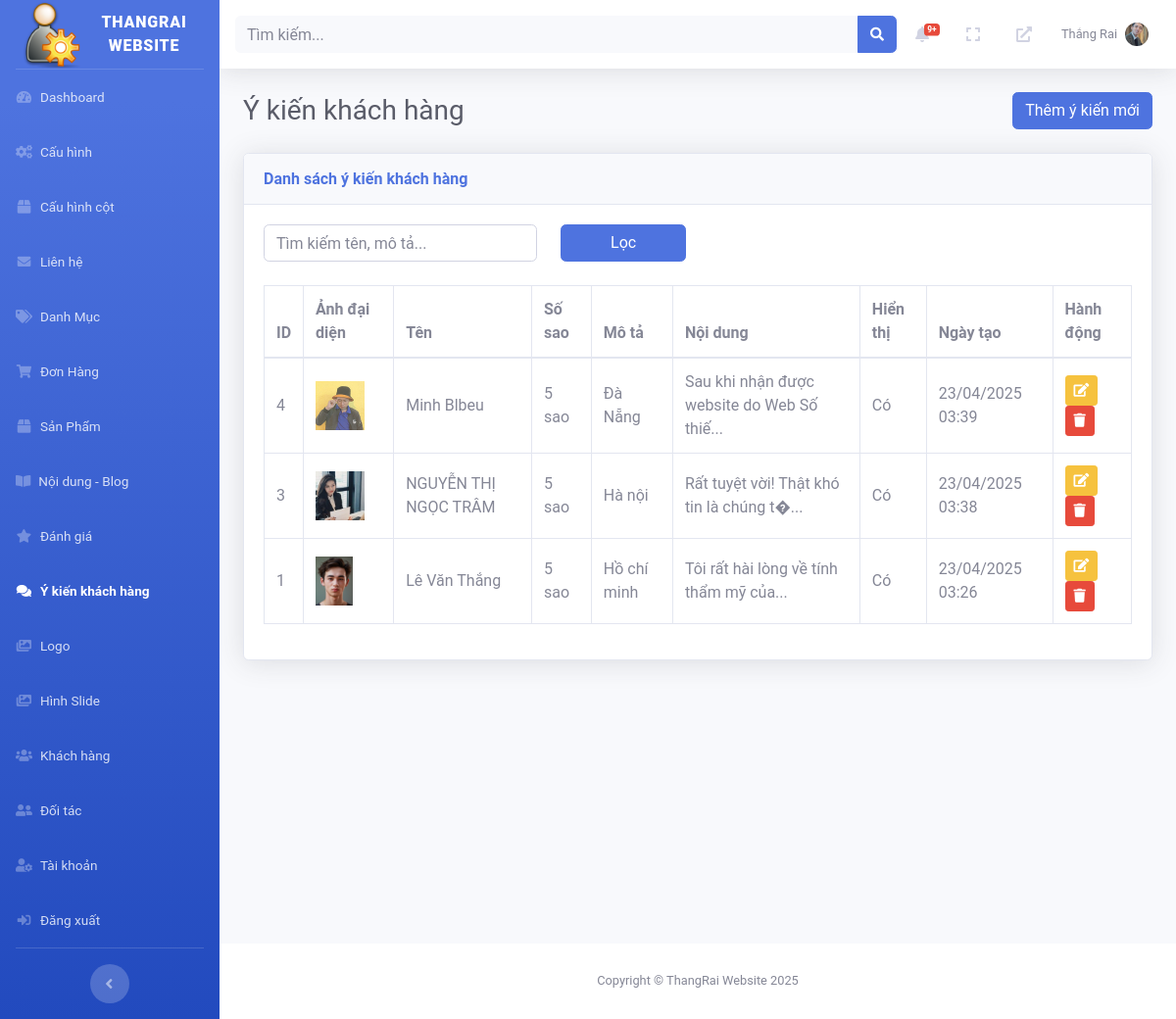
Page /admin/index.php?page=Customerreviews (signed in) on the committed database.
### tables this page shows
CREATE TABLE `customer_reviews` (
  `id` int NOT NULL,
  `name` varchar(255) NOT NULL,
  `rating` int NOT NULL,
  `description` text NOT NULL,
  `content` text NOT NULL,
  `is_visible` tinyint(1) DEFAULT '1',
  `created_at` timestamp NULL DEFAULT CURRENT_TIMESTAMP,
  `avatar` varchar(255) DEFAULT NULL
);

### admin/pages/Customerreviews/index.php (the view, shortened to what this page needs)
<?php
require_once 'C:/laragon/www/2/admin/config/db_connect.php';
$limit = 5;
$page_num = isset($_GET['page_num']) ? (int)$_GET['page_num'] : 1;
$offset = ($page_num - 1) * $limit;
$search = isset($_GET['search']) ? trim($_GET['search']) : '';
$params = [];
$sql = "SELECT * FROM customer_reviews WHERE 1=1";
$sql .= " ORDER BY created_at DESC LIMIT $limit OFFSET $offset";
$stmt = $pdo->prepare($sql);
$stmt->execute($params);
$reviews = $stmt->fetchAll(PDO::FETCH_ASSOC);
?>
<div class="d-sm-flex align-items-center justify-content-between mb-4">
    <h1 class="h3 mb-0 text-gray-800">Ý kiến khách hàng</h1>
    <a href="?page=customerreviews&subpage=add" class="btn btn-primary">Thêm ý kiến mới</a>
</div>
<div class="card shadow mb-4">
    <div class="card-header py-3">
        <h6 class="m-0 font-weight-bold text-primary">Danh sách ý kiến khách hàng</h6>
    </div>
    <div class="card-body">
        <form method="GET" class="mb-4">
            <div class="row">
                <div class="col-md-4">
                    <input type="text" name="search" class="form-control" placeholder="Tìm kiếm tên, mô tả..." value="<?php echo htmlspecialchars($search); ?>">
                </div>
                <div class="col-md-2">
                    <button type="submit" class="btn btn-primary btn-block">Lọc</button>
                </div>
            </div>
        </form>
        <div class="table-responsive">
            <table class="table table-bordered" width="100%" cellspacing="0">
                <thead>
                    <tr>
                        <th>ID</th>
                        <th>Ảnh đại diện</th>
                        <th>Tên</th>
                        <th>Số sao</th>
                        <th>Mô tả</th>
                        <th>Nội dung</th>
                        <th>Hiển thị</th>
                        <th>Ngày tạo</th>
                        <th>Hành động</th>
                    </tr>
                </thead>
                <tbody>
                    <?php foreach ($reviews as $review_item): ?>
                        <tr>
                            <td><?php echo $review_item['id']; ?></td>
                            <td>
                                <?php if ($review_item['avatar']): ?>
                                    <img src="<?php echo htmlspecialchars($review_item['avatar']); ?>" alt="Avatar" style="max-width: 50px; max-height: 50px;">
                                <?php else: ?>
                                    Không có
                                <?php endif; ?>
                            </td>
                            <td><?php echo htmlspecialchars($review_item['name']); ?></td>
                            <td><?php echo $review_item['rating']; ?> sao</td>
                            <td><?php echo htmlspecialchars($review_item['description']); ?></td>
                            <td><?php echo htmlspecialchars(substr($review_item['content'], 0, 50)) . (strlen($review_item['content']) > 50 ? '...' : ''); ?></td>
                            <td><?php echo $review_item['is_visible'] ? 'Có' : 'Không'; ?></td>
                            <td><?php echo date('d/m/Y H:i', strtotime($review_item['created_at'])); ?></td>
                            <td>
                                <a href="?page=customerreviews&subpage=edit&id=<?php echo $review_item['id']; ?>" class="btn btn-warning btn-sm" title="Sửa">
                                    <i class="fas fa-edit"></i>
                                </a>
                                <a href="?page=customerreviews&subpage=delete&id=<?php echo $review_item['id']; ?>" class="btn btn-danger btn-sm delete-btn" title="Xóa" onclick="return confirm('Bạn có chắc muốn xóa ý kiến này?')">
                                    <i class="fas fa-trash"></i>
                                </a>
                            </td>
                        </tr>
                    <?php endforeach; ?>
                </tbody>
            </table>
        </div>
    </div>
</div>

### admin/includes/topbar.php (shortened to what this page needs)
<?php
require_once 'C:/laragon/www/2/admin/config/db_connect.php';
$admin_id = $_SESSION['admin_id'] ?? null;
$avatar = null;
$new_orders_count = 0;
if ($admin_id) {
    $stmt = $pdo->prepare("SELECT avatar FROM admins WHERE id = ?");
    $stmt->execute([$admin_id]);
    $admin = $stmt->fetch(PDO::FETCH_ASSOC);
    $avatar = $admin['avatar'] ?? null;
    $stmt = $pdo->prepare("SELECT COUNT(*) as count FROM orders WHERE status = 'pending'");
    $stmt->execute();
    $new_orders_count = $stmt->fetch(PDO::FETCH_ASSOC)['count'];
}
?>
<nav class="navbar navbar-expand navbar-light bg-white topbar mb-4 static-top shadow">
    <form class="container search-container">
        <div class="input-group search-input-group">
            <input type="text" class="form-control bg-light border-0 small" placeholder="Tìm kiếm..." id="search-input">
            <div class="input-group-append">
                <button class="btn btn-primary" type="button" id="search-button">
                    <i class="fas fa-search fa-sm"></i>
                </button>
            </div>
        </div>
    </form>
    <ul class="navbar-nav ml-auto">
        <li class="nav-item dropdown no-arrow mx-1">
            <a class="nav-link dropdown-toggle" href="#" id="ordersDropdown" role="button" data-toggle="dropdown">
                <i class="fas fa-bell fa-fw"></i>
                <?php if ($new_orders_count > 0): ?>
                    <span class="badge badge-danger badge-counter"><?php echo $new_orders_count > 9 ? '9+' : $new_orders_count; ?></span>
                <?php endif; ?>
            </a>
        </li>
        <li class="nav-item no-arrow mx-1">
            <a class="nav-link" href="#" id="fullscreenToggle">
                <i class="fas fa-expand fa-fw"></i>
            </a>
        </li>
        <li class="nav-item no-arrow mx-1">
            <a class="nav-link" href="http://localhost/2/public/" target="_blank">
                <i class="fas fa-external-link-alt fa-fw"></i>
            </a>
        </li>
        <li class="nav-item dropdown no-arrow">
            <a class="nav-link dropdown-toggle" href="#" id="userDropdown" role="button" data-toggle="dropdown">
                <span class="mr-2 d-none d-lg-inline text-gray-600 small">
                    <?php echo htmlspecialchars($_SESSION['admin_name'] ?? 'Admin'); ?>
                </span>
                <?php if ($avatar): ?>
                    <img src="/2/admin/<?php echo htmlspecialchars($avatar); ?>" alt="Avatar" class="rounded-circle" style="width: 24px; height: 24px; object-fit: cover;">
                <?php else: ?>
                    <img src="/2/admin/images/default-avatar.png" alt="Default Avatar" class="rounded-circle" style="width: 24px; height: 24px; object-fit: cover;">
                <?php endif; ?>
            </a>
        </li>
    </ul>
</nav>

### admin/assets/css/custom.css (style rules this page uses)
body { font-family: 'Roboto', sans-serif; }
.table th, .table td { vertical-align: middle; }

### rows in the picture
customer_reviews: id "4", avatar (picture), name "Minh Blbeu", rating "5", description "Đà Nẵng", content "Sau khi nhận được website do Web Số thiế", is_visible "Có", created_at "23/04/2025 03:39"
customer_reviews: id "3", avatar (picture), name "NGUYỄN THỊ NGỌC TRÂM", rating "5", description "Hà nội", content "Rất tuyệt vời! Thật khó tin là chúng t�", is_visible "Có", created_at "23/04/2025 03:38"
customer_reviews: id "1", avatar (picture), name "Lê Văn Thắng", rating "5", description "Hồ chí minh", content "Tôi rất hài lòng về tính thẩm mỹ của", is_visible "Có", created_at "23/04/2025 03:26"

### other values in the picture
SITE_NAME "THANGRAI WEBSITE"
$_SESSION['admin_name'] "Thắng Rai"
SITE_NAME "ThangRai Website"
